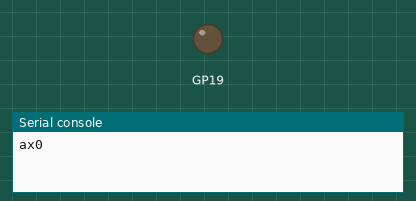
Recording of a program running on a simulated Raspberry Pi Pico running CircuitPython. On the bench: output pins drawn as LEDs (lit = HIGH), the last lines printed to the serial console. At 14.0 s the program ends and the board releases its pins; the recording ends there.

Above: at 0.1 s.
At 12.1 s:
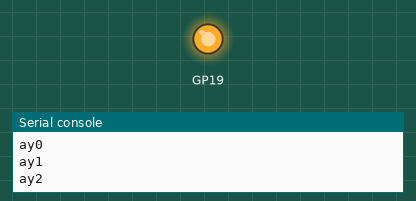
Timing chart, 0 to 14.0 s (numbered marks = the images above):
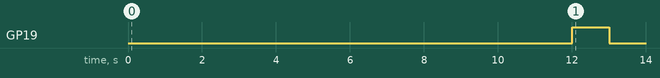

Measured:
- by itself, GP19: LOW → HIGH at 12.0 s, → LOW 1.0 s later

The program:

axy_test.py
```python
import board
import busio
import digitalio
import gc
from time import sleep
from sys import exit

ax_list = [
    {
        "name" : "ax0",
        "pin"  : board.GP13,
    },
    {
        "name" : "ax1",
        "pin"  : board.GP10,
    },
    {
        "name" : "ax2",
        "pin"  : board.GP9,
    },
    {
        "name" : "ax3",
        "pin"  : board.GP14,
    },
    {
        "name" : "ay0",
        "pin"  : board.GP11,
    },
    {
        "name" : "ay1",
        "pin"  : board.GP12,
    },
    {
        "name" : "ay2",
        "pin"  : board.GP19,
    },
]

on_sleep = 1
off_sleep = 1

for pin in ax_list:
    print(pin["name"])
    pin["pin"] = digitalio.DigitalInOut(pin["pin"])
    pin["pin"].direction = digitalio.Direction.OUTPUT
    pin["pin"].value = True
    sleep(on_sleep)
    pin["pin"].value = False
    sleep(off_sleep)
    pin["pin"].direction = digitalio.Direction.INPUT
```
